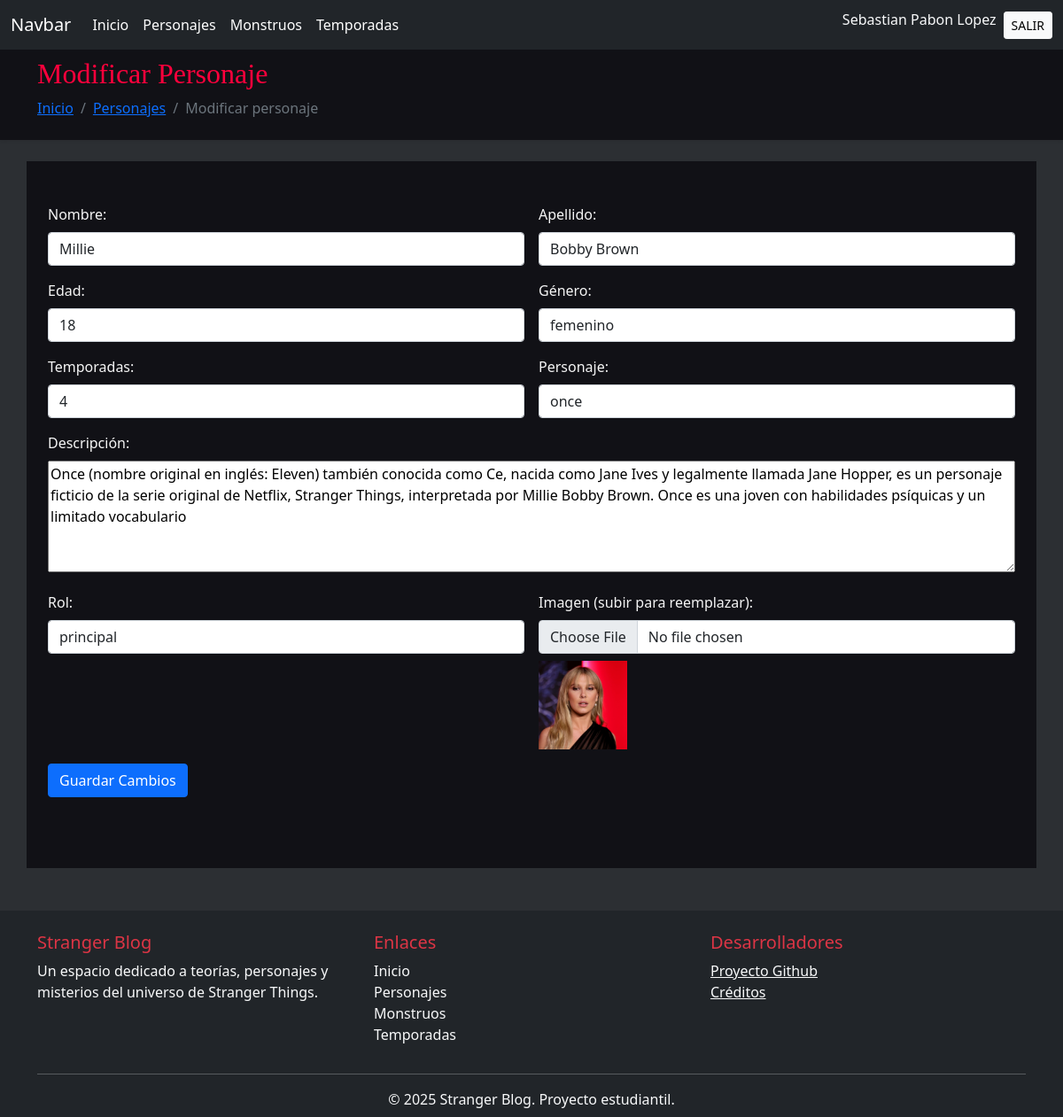
Screenshot of /views/form-editar-personaje.php?id=1 (signed in) with the database file from the repository.
### tables this page shows
CREATE TABLE actores(
	id int auto_increment not null,
    nombre varchar(30) not null,
    apellido varchar(50) not null,
    edad int not null,
    genero varchar(30) not null,
    temporadas int not null,
    personaje varchar(30) not null,
    rol varchar(40) not null,
    imagen varchar(30),
    descripcion TEXT,
    primary key(id)
);

### controllers/main.php (called while the page is built, shortened)
<?php
include_once __DIR__."/../class/Actor.php";
class Controller{
    public function mostrar_actor($id){
        $actor = new Actor();
        return $actor->obtener_actor_por_id($id);
    }
}

### helpers/connectionDB.php (called while the page is built, shortened)
<?php
class Connection{
    public $connection;
    function get_connection(){
        return $this->connection;
    }
    function set_connection($connection) {
        $this->connection = $connection;
    }
}

### class/Actor.php (called while the page is built, shortened)
<?php
    require_once __DIR__.'/../helpers/connectionDB.php';
    class Actor extends Connection{
        public $id, $nombre, $apellido, $edad, $genero, $numeroTemporadas, $personaje, $rol, $imagen, $descripcion;
        function set_nombre($nombre) {
            $this->nombre = $nombre;
        }
        function get_nombre() {
            return $this->nombre;
        }
        function set_apellido($apellido) {
            $this->apellido = $apellido;
        }
        function get_apellido() {
            return $this->apellido;
        }
        function set_edad($edad) {
            $this->edad = $edad;
        }
        function get_edad() {
            return $this->edad;
        }
        function set_genero($genero) {
            $this->genero = $genero;
        }
        function get_genero() {
            return $this->genero;
        }
        function set_numeroTemporadas($numeroTemporadas) {
            $this->numeroTemporadas = $numeroTemporadas;
        }
        function get_numeroTemporadas() {
            return $this->numeroTemporadas;
        }
        function set_personaje($personaje) {
            $this->personaje = $personaje;
        }
        function get_personaje() {
            return $this->personaje;
        }
        function set_rol($rol) {
            $this->rol = $rol;
        }
        function get_rol() {
            return $this->rol;
        }
        function set_imagen($imagen) {
            $this->imagen = $imagen;
        }
        function get_imagen() {
            return $this->imagen;
        }
        function set_descripcion($descripcion) {
            $this->descripcion = $descripcion;
        }
        function get_descripcion() {
            return $this->descripcion;
        }
        public function obtener_actor_por_id($id){
            $item = new Actor();
            try{
                $consulta = 'SELECT * FROM actores WHERE id = ?';
                $stmt = mysqli_prepare($this->get_connection(), $consulta);
                mysqli_stmt_bind_param($stmt, 'i', $id);
                mysqli_stmt_execute($stmt);
                $datos = mysqli_stmt_get_result($stmt);
                if ($datos) {
                    $fila = mysqli_fetch_array($datos);
                    if ($fila) {
                        $item->set_id($fila['id']);
                        $item->set_nombre($fila['nombre']);
                        $item->set_apellido($fila['apellido']);
                        $item->set_edad($fila['edad']);
                        $item->set_genero($fila['genero']);
                        $item->set_numeroTemporadas($fila['temporadas']);
                        $item->set_personaje($fila['personaje']);
                        $item->set_rol($fila['rol']);
                        $item->set_imagen($fila['imagen']);
                        $item->set_descripcion($fila['descripcion']);
                    }
                }else{
                    echo "ha ocurrido un problema";
                }
                return $item;
            }catch(PDOException $e){
                return null;
            }
        }
    }

### views/form-editar-personaje.php (the view, shortened to what this page needs)
<?php
  include_once __DIR__.'/../controllers/main.php';
  $id = $_GET["id"];
  $controller = new Controller();
  $personaje = $controller->mostrar_actor($id);
?>
<!DOCTYPE html>
<html lang="es">
<head>
  <link rel="stylesheet" href="../assets/css/main.css">
  <link href="https://cdn.jsdelivr.net/npm/bootstrap@5.0.2/dist/css/bootstrap.min.css" rel="stylesheet">
</head>
<body>
  <?php include_once './partials/header.php'; ?>
  <div class="shadow-sm py-2 mb-4 bg-black">
    <nav class="container" aria-label="breadcrumb">
      <h2 class="font-titulos text-red">Modificar Personaje</h2>
      <ol class="breadcrumb">
        <li class="breadcrumb-item"><a href="#">Inicio</a></li>
        <li class="breadcrumb-item"><a href="./personajes.php">Personajes</a></li>
        <li class="breadcrumb-item active" aria-current="page">Modificar personaje</li>
      </ol>
    </nav>
  </div>
  <section class="container bg-black px-4 py-2">
    <form action="../controllers/procesar-editar-personaje.php" class="row g-3 my-4 mb-5" method="POST" enctype="multipart/form-data">
      <div class="col-md-6">
        <label for="nombre" class="form-label">Nombre:</label>
        <input type="text" class="form-control" id="nombre" name="nombre" value="<?php echo $personaje->get_nombre(); ?>">
      </div>
      <div class="col-md-6">
        <label for="apellido" class="form-label">Apellido:</label>
        <input type="text" class="form-control" id="apellido" name="apellido" value="<?php echo $personaje->get_apellido(); ?>">
      </div>
      <div class="col-md-6">
        <label for="edad" class="form-label">Edad:</label>
        <input type="text" class="form-control" id="edad" name="edad" value="<?php echo $personaje->get_edad(); ?>">
      </div>
      <div class="col-md-6">
        <label for="genero" class="form-label">Género:</label>
        <input type="text" class="form-control" id="genero" name="genero" value="<?php echo $personaje->get_genero(); ?>">
      </div>
      <div class="col-md-6">
        <label for="temporadas" class="form-label">Temporadas:</label>
        <input type="text" class="form-control" id="temporadas" name="temporadas" value="<?php echo $personaje->get_numeroTemporadas(); ?>">
      </div>
      <div class="col-md-6">
        <label for="personaje" class="form-label">Personaje:</label>
        <input type="text" class="form-control" id="personaje" name="personaje" value="<?php echo $personaje->get_personaje(); ?>">
      </div>
      <div class="col-12">
        <label for="descripcion" class="form-label">Descripción:</label>
        <textarea name="descripcion" id="descripcion" class="col-12" cols="20" rows="5"><?php echo $personaje->get_descripcion(); ?></textarea>
      </div>
      <div class="col-md-6">
        <label for="rol" class="form-label">Rol:</label>
        <input type="text" class="form-control" id="rol" name="rol" value="<?php echo $personaje->get_rol(); ?>">
      </div>
      <div class="col-md-6">
        <label for="imagen" class="form-label">Imagen (subir para reemplazar):</label>
        <input type="file" class="form-control" id="imagen" name="imagen">
        <?php if ($personaje->get_imagen()) { ?>
          <img src="../assets/images/<?php echo $personaje->get_imagen(); ?>" alt="Imagen actual" width="100" class="mt-2">
        <?php } ?>
      </div>
      <div class="col-12 mb-4">
        <button type="submit" class="btn btn-primary">Guardar Cambios</button>
      </div>
    </form>
  </section>
  <?php include_once './partials/footer.php'; ?>
</body>
</html>

### assets/css/main.css (style rules this page uses)
body { background-color: #2C2F33 !important; color: var(--color-white) !important }

### assets/css/variables.css (style rules this page uses)
:root { --color-black: #0b0c10d3; --color-green: #073e1e; --color-blue: #3a5fe5; --color-red: #FF003C; --color-white: #F5F5F5; --color-gray: #2C2F33; --color-brown: #8E1616; --color-dark-blue: #1e193c; --fuente-titulos: "BenguiatStd-Bold"; --fuente-parrafos: Arial; }
.bg-black { background-color: var(--color-black); }
.text-red { color: var(--color-red); }
.font-titulos { font-family: var(--fuente-titulos); }

### rows the page displays
actores: nombre "Millie", apellido "Bobby Brown", edad "18", genero "femenino", temporadas "4", personaje "once", descripcion "Once (nombre original en inglés: Eleven) también conocida como Ce, nacida como Jane Ives y legalmente llamada Jane Hopper, es un personaje ficticio de la serie original de Netflix, Stranger Things, interpretada por Millie Bobby Brown. Once es una joven con habilidades psíquicas y un limitado vocabulario", rol "principal", imagen (picture)

### other values shown
$_SESSION["nombre"] "Sebastian Pabon Lopez"
